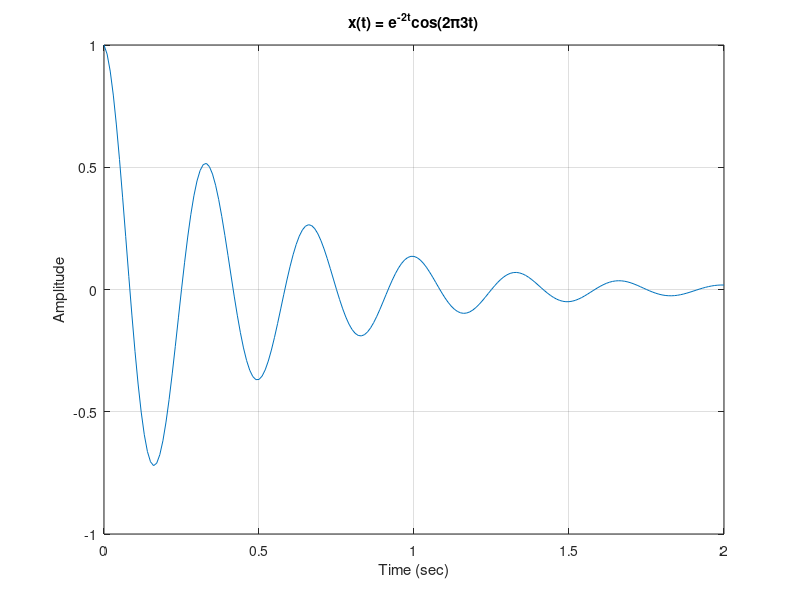
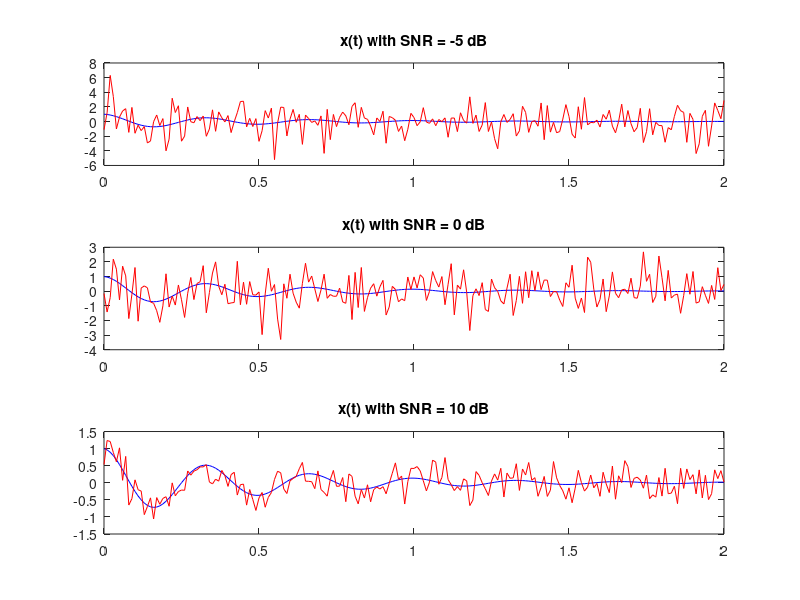

The MATLAB source for these figures, in order: (Note: this script raises an error after producing the figures.)
%% ECE 3770 - Lab 1
% G.Davis
% 2/5/2021

clc; clear; close all;

%% Part 1
% Generating and plotting x(t)

t = 0:0.01:2;
fun = @(x) exp(-2*x).*cos(2*pi*3*x);
x = fun(t);

figure(1)
plot(t,x); grid
xlabel('Time (sec)')
ylabel('Amplitude')
title(['x(t) = e^{-2t}cos(2\pi3t)'])

%% Part 2
% Finding the power of x(t)

N = length(x);
Ts = 2/N;
P = 0;

for n = 1:N
    P = P + x(n)^2 * Ts;
end

fprintf("Power of Signal x(t): %4.3f W\n\n",P/2);

%% Part 3
% Adding noise to x(t) and plotting varying results

xm5 = awgn(x,-5);
x0 = awgn(x,0);
x10 = awgn(x,10);

figure(9)
subplot(3,1,1), plot(t, x, 'Color', 'blue'); title('x(t) with SNR = -5 dB'); hold on
plot(t, xm5,  'Color', 'red'); hold off
subplot(3,1,2), plot(t, x, 'Color', 'blue'); title('x(t) with SNR = 0 dB'); hold on
plot(t, x0,  'Color', 'red'); hold off
subplot(3,1,3), plot(t, x, 'Color', 'blue'); title('x(t) with SNR = 10 dB'); hold on
plot(t, x10,  'Color', 'red'); hold off
ax = axes('Parent',figure(9),'visible','off');
ax.XLabel.Visible='on';
ax.YLabel.Visible='on';
xlabel(ax,'Time (sec)')
ylabel(ax,'Amplitude');

%% Part 4
% Making the ABC News audio clip inaudible

load abcnews;
snr = -10;
fs = 22000;

m2 = awgn(m,snr);
sound(m2,fs);
